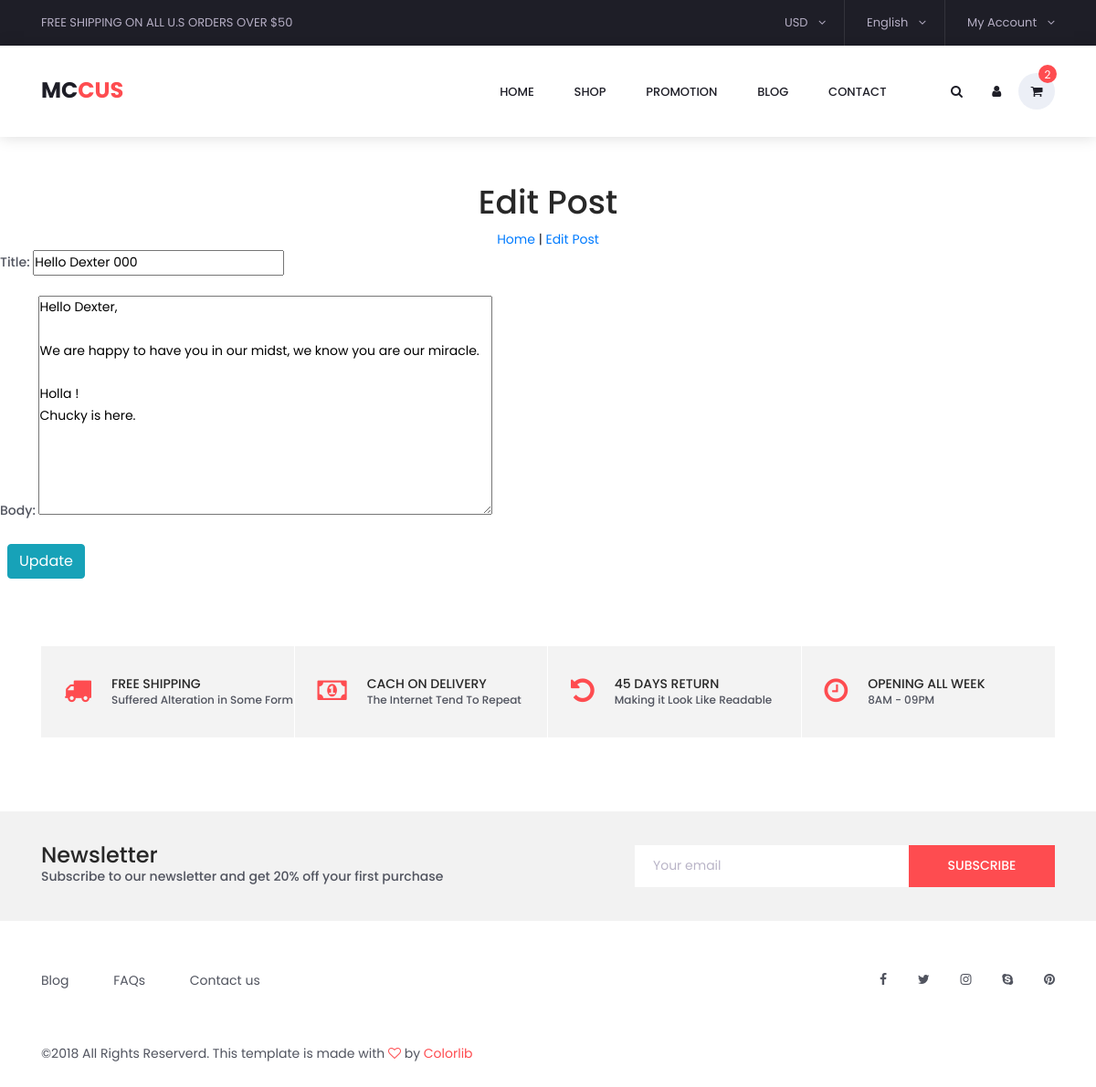
The app's page /blog/1/edit/ (signed in), older data.
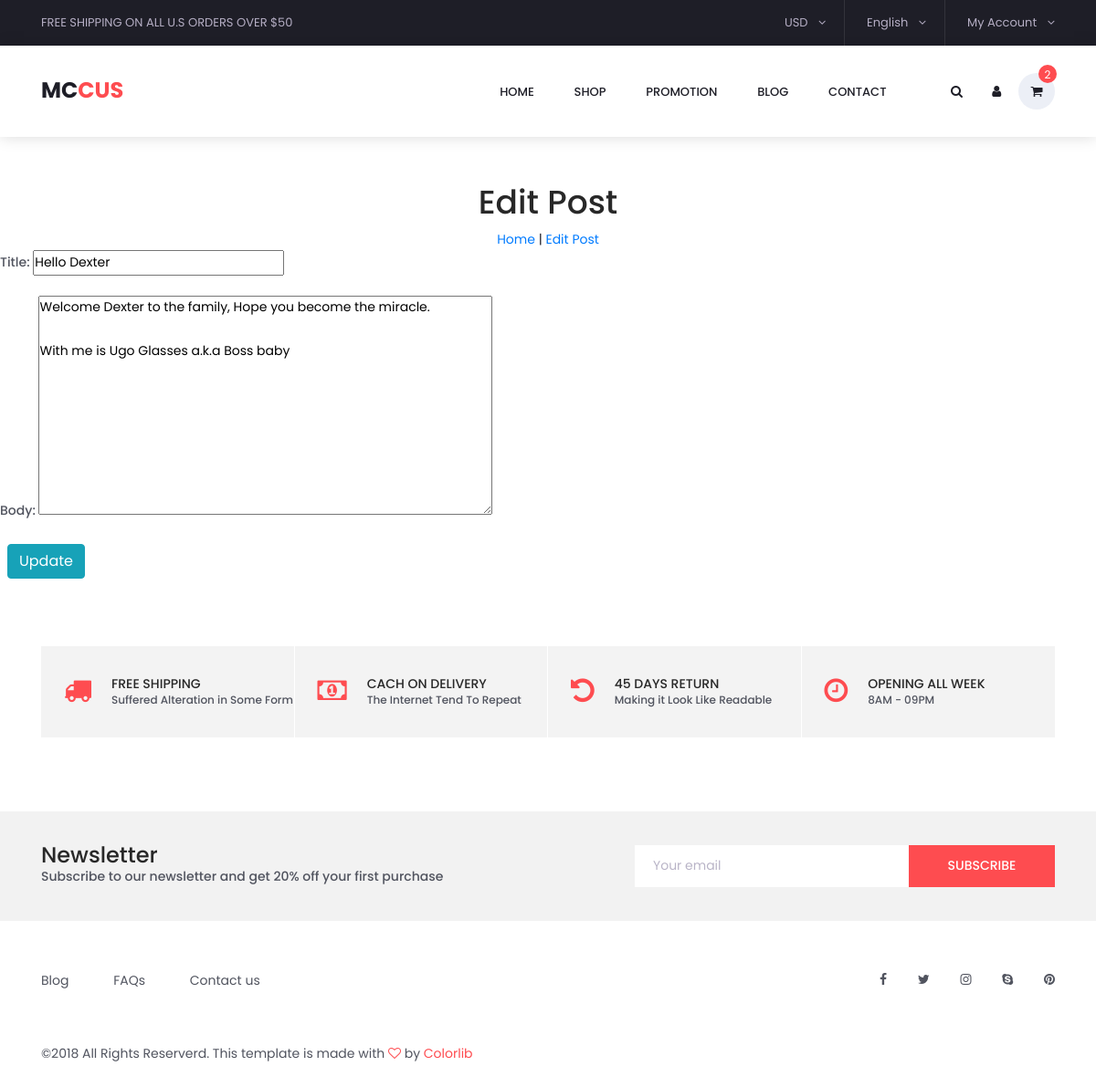
The same page, newer data.
### blog/models.py (models this page shows, shortened)
class Post(models.Model):
    title = models.CharField(max_length=255)
    author = models.ForeignKey(
        get_user_model(),
        on_delete=models.CASCADE,
    )
    body = models.TextField()
    created_at = models.DateTimeField(auto_now_add=True)

### blog/views.py (the view)
# urls.py: path('<int:pk>/edit/', BlogUpdateView.as_view(), name='blog_edit'),
class BlogUpdateView(LoginRequiredMixin, UpdateView):
    model = Post
    fields = ('title', 'body')
    template_name = 'blog_edit.html'
    login_url = 'login'
    def dispatch(self, request, *args, **kwargs):
        obj = self.get_object()
        if obj.author != self.request.user:
            raise PermissionDenied
        return super().dispatch(request, *args, **kwargs)

### templates/blog_edit.html (shortened to what this page needs)
{% extends 'base2.html' %}
{% block content %}
        <section class="banner space-top-4">
            <div class="banner_inner d-flex align-items-center">
                <div class="container">
                    <div class="banner_content text-center">
                        <h2>Edit Post</h2>
                        <div class="page_link">
                            <a href="{% url 'home'%}">Home </a> |
                            <a href="{% url 'signup' %}">Edit Post </a>
                        </div>
                    </div>
                </div>
            </div>
            <div>
                <form action="" method="post">
                    {{ form.as_p}}
                    <button class="btn btn-info ml-2" type="submit">Update</button>
                </form>
            </div>
        </section>
{% endblock content %}

Row changes from the older to the newer data that the page shows:
changed Post: title "Hello Dexter 000" → "Hello Dexter"; body "Hello Dexter, We are happy to have you in our midst, we know you are our miracle. Holla ! Chucky is here." → "Welcome Dexter to the family, Hope you become the miracle. With me is Ugo Glasses a.k.a Boss baby"
